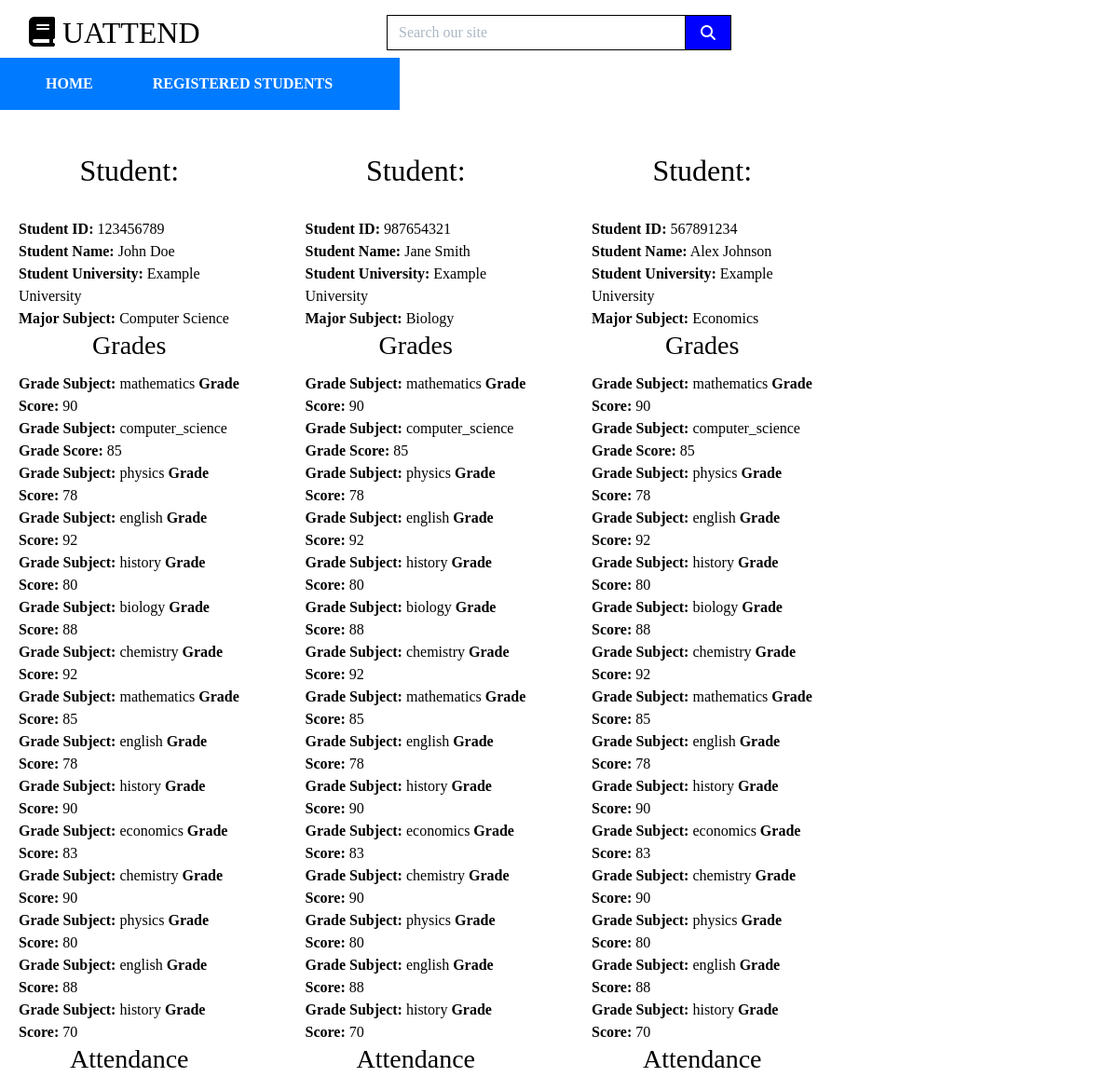
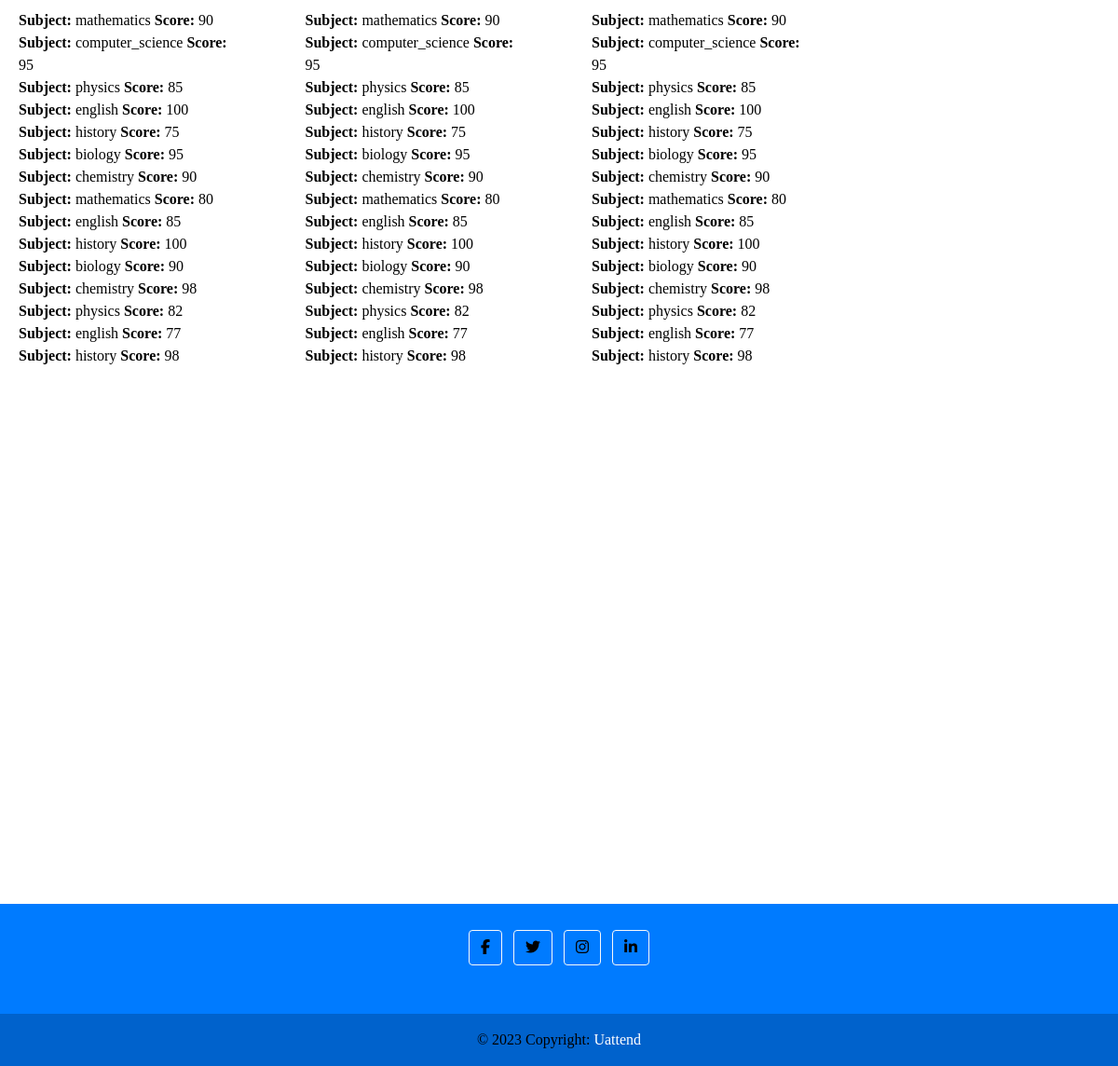
The page /students/ on the database its author committed (2 pictures, top to bottom).
### students/models.py (models this page shows, shortened)
class Students(models.Model):
    class Meta:
        verbose_name_plural = 'Students'
    name = models.CharField(max_length=254)
    university = models.CharField(max_length=254)
    major = models.CharField(max_length=254)
    student_id = models.IntegerField()

class Grades(models.Model):
    class Meta:
        verbose_name_plural = 'Student Grades'
    name = models.ForeignKey('students', null=True, blank=True, on_delete=models.SET_NULL)
    subject = models.CharField(max_length=254)
    grade_score = models.IntegerField()
    def __str__(self):
        return self.subject

class Attendance(models.Model):
    class Meta:
        verbose_name_plural = 'Attendance Scores'
    name = models.ForeignKey('students', null=True, blank=True, on_delete=models.SET_NULL)
    subject = models.ForeignKey('grades', null=True, blank=True, on_delete=models.SET_NULL)
    attendance_score = models.CharField(max_length=3)

### students/views.py (the view)
# urls.py: path('', views.all_students, name='students')
def all_students(request):
    students = Students.objects.all()
    grades = Grades.objects.all()
    attendance = Attendance.objects.all()
    context = {
        'students' : students,
        'grades' : grades,
        'attendance' : attendance,
    }
    return render(request, "students/students.html", context)

### students/templates/students/students.html (shortened to what this page needs)
{% extends 'base.html' %}
{% load static %}
{% block page_header %}
<div class="container header-container">
</div>
{% endblock %}
{% block content %}
<div class="row h-100">
    {% for student in students %}
    <div class="col-sm-6 col-md-6 col-lg-4 col-xl-3">
        <div class="card border-0 text-black">
            <h2 class="card-title text-center"> Student: </h2>
            <div class="card-body pb-0">
                <p class="mb-0"><strong>Student ID:</strong> {{ student.student_id }}</p>
                <p class="mb-0"><strong>Student Name:</strong> {{ student.name }}</p>
                <p class="mb-0"><strong>Student University:</strong> {{ student.university }}</p>
                <p class="mb-0"><strong>Major Subject:</strong> {{ student.major }}</p>
            <h3 class="card-title text-center">Grades</h3>
            {% for grade in grades %}
                    <p class="mb-0"><strong>Grade Subject:</strong> {{ grade.subject }} <strong> Grade Score:</strong> {{ grade.grade_score }}</p>
            {% endfor %}
            <h3 class="card-title text-center">Attendance</h3>
            {% for attendance in attendance %}
                    <p class="mb-0"><strong>Subject:</strong> {{ attendance.subject }} <strong> Score:</strong> {{ attendance.attendance_score }}</p>
            {% endfor %}
            </div>
        </div>
    </div>
    {% endfor %}
</div>
{% endblock %}

### templates/base.html (shortened to what this page needs)
{% load static %}
<!doctype html>
<html lang="en">
<head>
    {% block corecss %}
    <link rel="stylesheet" href="https://cdn.jsdelivr.net/npm/bootstrap@4.6.2/dist/css/bootstrap.min.css"
>
    <link rel="stylesheet" href="{% static '/css/base.css' %}">
    {% endblock %}
</head>
<body class="d-flex flex-column min-vh-100">
    <header class="container-fluid fixed-top">
        <div id="topnav" class="row bg-white pt-lg-2 d-none d-lg-flex">
            <div class="col-12 col-lg-4 my-auto py-1 py-lg-0 text-center text-lg-left">
                <a href="{% url 'home' %}" class="nav-link main-logo-link">
                    <h2 class="logo-font text-black my-0"><i class="fa-solid fa-book"></i> Uattend</h2>
                </a>
            </div>
            <div class="col-12 col-lg-4 my-auto py-1 py-lg-0">
                <form method="GET" action="">
                    <div class="input-group w-100">
                        <input class="form-control border border-black rounded-0" type="text" name="q"
                            placeholder="Search our site">
                        <div class="input-group-append">
                            <button class="form-control btn btn-black border border-black rounded-0" type="submit">
                                <span class="icon">
                                    <i class="fas fa-search"></i>
                                </span>
                            </button>
                        </div>
                    </div>
                </form>
            </div>
            <div class="row bg-primary">
                <nav class="navbar navbar-expand-lg navbar-light w-100">
                    {% include 'includes/mobile-top-header.html' %}
                    {% include 'includes/main-nav.html' %}
                </nav>
            </div>
        </header>
    {% block page_header %}
    {% endblock %}
    {% block content %}
    {% endblock %}
    {% include 'includes/footer.html' %}
</body>
</html>

### templates/includes/mobile-top-header.html (shortened to what this page needs)
<ul>
</ul>

### templates/includes/main-nav.html
<div class="collapse navbar-collapse" id="main-nav">
    <ul class="navbar-nav w-auto mx-auto">
        <li class="nav-item">
            <a class="logo-font font-weight-bold nav-link text-white mr-5" href="{% url 'home' %}">Home</a>
        </li>
        <li class="nav-item dropdown">
            <a class="logo-font font-weight-bold nav-link text-white mr-5" href="{% url 'students' %}">Registered Students</a>
        </li>
    </ul>
</div>

### templates/includes/footer.html
<footer class="mt-auto bg-primary text-center text-black navbar-fixed-bottom">
    <div class="container-fluid p-4 text-black">
      <section class="mb-4">
        <a class="btn btn-outline-light btn-floating m-1 text-black" href="https://www.facebook.com" target="_blank" rel="noreferrer" aria-label="Go to our Facebook page (opens in new tab)" role="button"
          ><i class="fab fa-facebook-f"></i
        ></a>
        <a class="btn btn-outline-light btn-floating m-1 text-black" href="https://www.twitter.com" target="_blank" rel="noreferrer" aria-label="Go to our Twitter page (opens in new tab)" role="button"
          ><i class="fab fa-twitter"></i
        ></a>
        <a class="btn btn-outline-light btn-floating m-1 text-black" href="https://www.instagram.com" target="_blank" rel="noreferrer" aria-label="Go to our Instagram page (opens in new tab)" role="button"
          ><i class="fab fa-instagram"></i
        ></a>
        <a class="btn btn-outline-light btn-floating m-1 text-black" href="https://www.Linkedincom" target="_blank" rel="noreferrer" aria-label="Go to our LinkedIn page (opens in new tab)" role="button"
          ><i class="fab fa-linkedin-in"></i
        ></a>
      </section>
    </div>
    <div class="text-center p-3 container-fluid" style="background-color: rgba(0, 0, 0, 0.2);">
      © 2023 Copyright:
      <a class="text-white" href="">Uattend</a>
    </div>
  </footer>

### static/base.css (style rules this page uses)
html { height: 100%; max-width: 100%; overflow-x: hidden; }
body { height: 100vh; color: blue; font-family: 'Comfortaa', cursive; max-width: 100%; overflow-x: hidden; display: flex; position: relative; }
.icon { align-items: center; display: inline-flex; justify-content: center; height: 1.5rem; width: 1.5rem; }
.logo-font { text-transform: uppercase; }
.main-logo-link { width: fit-content; }
.btn-black { background: blue; color: white; }
.text-black { color: #000 !important; }
.border-black { border: 1px solid black !important; }
input[name='q']::placeholder { color: #aab7c4; }
@media (min-width: 1200px) { .container { max-width: 80%; } }
@media (min-width: 992px) { .header-container { padding-top: 164px; } }

### rows shown on the page
Students: student_id "123456789", name "John Doe", university "Example University", major "Computer Science"
Grades: subject "mathematics", grade_score "90"
Grades: subject "computer_science", grade_score "85"
Grades: subject "physics", grade_score "78"
Grades: subject "english", grade_score "92"
Grades: subject "history", grade_score "80"
Grades: subject "biology", grade_score "88"
Grades: subject "chemistry", grade_score "92"
Grades: subject "mathematics", grade_score "85"
Grades: subject "english", grade_score "78"
Grades: subject "history", grade_score "90"
Grades: subject "economics", grade_score "83"
Grades: subject "chemistry", grade_score "90"
Grades: subject "physics", grade_score "80"
Grades: subject "english", grade_score "88"
Grades: subject "history", grade_score "70"
Attendance: subject "mathematics", attendance_score "90"
Attendance: subject "computer_science", attendance_score "95"
Attendance: subject "physics", attendance_score "85"
Attendance: subject "english", attendance_score "100"
Attendance: subject "history", attendance_score "75"
Attendance: subject "biology", attendance_score "95"
Attendance: subject "chemistry", attendance_score "90"
Attendance: subject "mathematics", attendance_score "80"
Attendance: subject "english", attendance_score "85"
Attendance: subject "history", attendance_score "100"
Attendance: subject "biology", attendance_score "90"
Attendance: subject "chemistry", attendance_score "98"
Attendance: subject "physics", attendance_score "82"
Attendance: subject "english", attendance_score "77"
Attendance: subject "history", attendance_score "98"
Students: student_id "987654321", name "Jane Smith", university "Example University", major "Biology"
Students: student_id "567891234", name "Alex Johnson", university "Example University", major "Economics"
